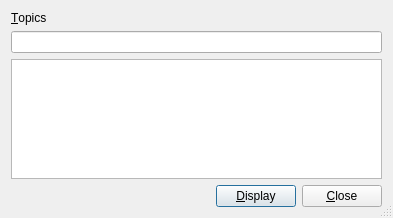
<?xml version="1.0" encoding="UTF-8"?>
<ui version="4.0">
 <class>TopicChooser</class>
 <widget class="QDialog" name="TopicChooser">
  <property name="geometry">
   <rect>
	<x>0</x>
	<y>0</y>
	<width>393</width>
	<height>218</height>
   </rect>
  </property>
  <property name="windowTitle">
   <string>Choose Topic</string>
  </property>
  <property name="sizeGripEnabled">
   <bool>true</bool>
  </property>
  <layout class="QVBoxLayout" name="verticalLayout">
   <item>
	<widget class="QLabel" name="label">
	 <property name="text">
	  <string>&amp;Topics</string>
	 </property>
	 <property name="buddy">
	  <cstring>listWidget</cstring>
	 </property>
	</widget>
   </item>
   <item>
	<widget class="Utils::LineEdit" name="lineEdit"/>
   </item>
   <item>
	<widget class="QListView" name="listWidget"/>
   </item>
   <item>
	<layout class="QHBoxLayout" name="unnamed">
	 <property name="spacing">
	  <number>6</number>
	 </property>
	 <property name="margin">
	  <number>0</number>
	 </property>
	 <item>
	  <spacer name="Horizontal Spacing2">
	   <property name="orientation">
		<enum>Qt::Horizontal</enum>
	   </property>
	   <property name="sizeType">
		<enum>QSizePolicy::Expanding</enum>
	   </property>
	   <property name="sizeHint" stdset="0">
		<size>
		 <width>20</width>
		 <height>20</height>
		</size>
	   </property>
	  </spacer>
	 </item>
	 <item>
	  <widget class="QPushButton" name="buttonDisplay">
	   <property name="text">
		<string>&amp;Display</string>
	   </property>
	   <property name="autoDefault">
		<bool>true</bool>
	   </property>
	   <property name="default">
		<bool>true</bool>
	   </property>
	  </widget>
	 </item>
	 <item>
	  <widget class="QPushButton" name="buttonCancel">
	   <property name="text">
		<string>&amp;Close</string>
	   </property>
	   <property name="autoDefault">
		<bool>true</bool>
	   </property>
	  </widget>
	 </item>
	</layout>
   </item>
  </layout>
 </widget>
 <customwidgets>
  <customwidget>
   <class>Utils::LineEdit</class>
   <extends>QLineEdit</extends>
   <header location="global">utils/lineedit.h</header>
  </customwidget>
 </customwidgets>
 <resources/>
 <connections/>
</ui>
